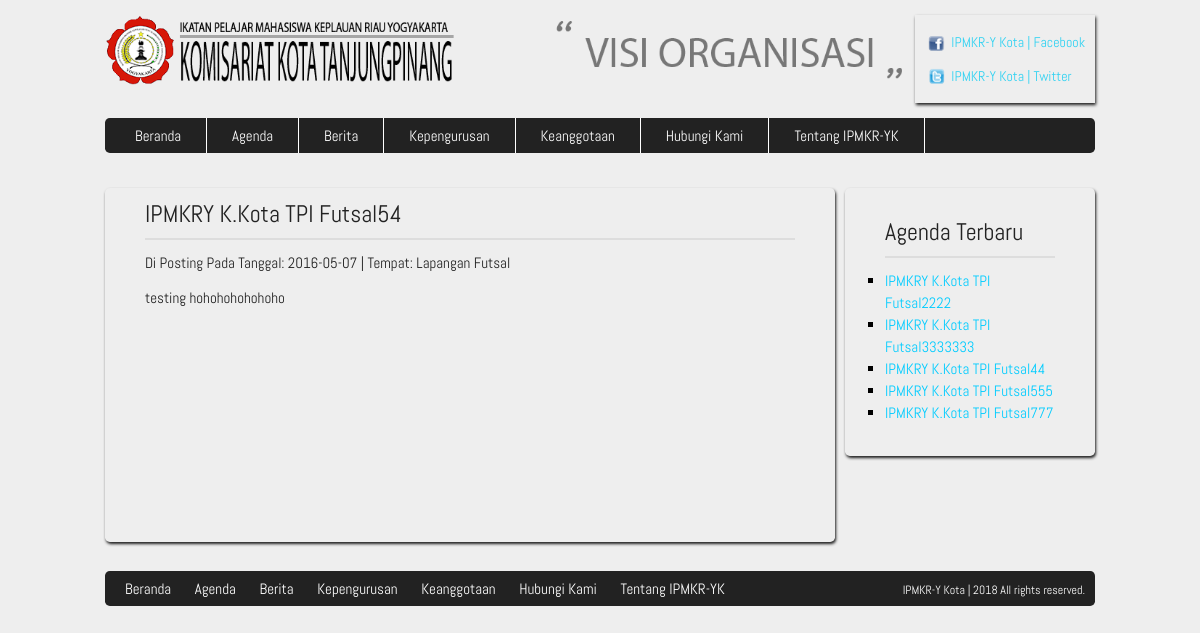
Page /agenda.php?id=54 on the committed database.
### tables this page shows
CREATE TABLE IF NOT EXISTS `artikel` (
  `id` int(11) NOT NULL,
  `id_category` int(11) NOT NULL,
  `judul` varchar(50) NOT NULL,
  `tgl_post` date NOT NULL,
  `lokasi` varchar(50) NOT NULL,
  `isi` text NOT NULL
);

### agenda.php (the view, shortened to what this page needs)
<!DOCTYPE HTML>
<html>
<head>
    <link href="css/style.css" rel="stylesheet" type="text/css" media="all" />
	<link type="text/css" rel="stylesheet" href="css/page_nav.css" />
</head>
<body>
 <?php include("front/include/navbar.php") ?>
 <div class="wrap">
    <div class="content">
        <div class="sidebar">
            <?php
            $query = mysql_query("select * from sm_agenda");
            ?>
            <h1>Agenda Terbaru</h1>
            <ul>
                <?php
                while($agenda = mysql_fetch_assoc($query)): ?>
                <li style="color:#000; font-size:15px;"><a href="agenda.php?id=<?php echo $agenda['id'] ?>"><?php echo $agenda['judul'] ?></a></li>
                <?php
                endwhile; ?>
            </ul>
        </div>
        <div class="b-box" style="min-height:350px; width:650px;">
		 <?php include("artikel_list.php");?>
		 </div>
    </div>
</div>
<?php include("front/include/footer.php") ?>
</body>
</html>

### css/style.css (style rules this page uses)
html, body, div, span, applet, object, iframe, h1, h2, h3, h4, h5, h6, p, blockquote, pre, a, abbr, acronym, address, big, cite, code, del, dfn, em, img, ins, kbd, q, s, samp, small, strike, strong, sub, sup, tt, var, b, u, i, center, dl, dt, dd, ol, ul, li, fieldset, form, label, legend, table, caption, tbody, tfoot, thead, tr, th, td, article, aside, canvas, details, embed, figure, figcaption, footer, header, hgroup, menu, nav, output, ruby, section, summary, time, mark, audio, video { margin: 0; padding: 0; border: 0; font-size: 100%; font: inherit; vertical-align: baseline; }
body { line-height: 1; }
ol, ul { list-style: square; }
a { text-decoration:none; }
body { background:#EEEEEE; font-family:'Abel-Regular', Helvetica, sans-serif; }
.wrap { width:990px; margin:0 auto; background:#EEEEEE; }
.content { margin:0 auto; }
.sidebar { width: 170px; float: right; padding:20px 40px; background:#EEEEEE; -webkit-box-shadow:1px 2px 3px #000; -moz-box-shadow:1px 2px 3px #111; box-shadow:1px 2px 3px #1d1d1d; -webkit-border-radius:.3em; -moz-border-radius:.3em; border-radius:.3em; }
.sidebar h1 { margin:0 0 12px 0; padding:12px 0; font-size:24px; color:#222222; border-bottom:2px solid #DDD; }
.b-box { width: 650px; position:relative; padding:2px 40px; background:#EEEEEE; -webkit-box-shadow:1px 2px 3px #000; -moz-box-shadow:1px 2px 3px #111; box-shadow:1px 2px 3px #1d1d1d; -webkit-border-radius:.3em; -moz-border-radius:.3em; border-radius:.3em; }
.content ul { margin:0 0 12px 0; }
.content li { color:#C4AC9E; font-size:12px; line-height:22px; }
.content a { color:#00CCFF; }

### rows in the picture
artikel: judul "IPMKRY K.Kota TPI Futsal2222"
artikel: judul "IPMKRY K.Kota TPI Futsal3333333"
artikel: judul "IPMKRY K.Kota TPI Futsal44"
artikel: judul "IPMKRY K.Kota TPI Futsal555"
artikel: judul "IPMKRY K.Kota TPI Futsal777"

### other values in the picture
$detail_artikel['judul'] "IPMKRY K.Kota TPI Futsal54"
$detail_artikel['tgl_post'] "2016-05-07"
$detail_artikel['lokasi'] "Lapangan Futsal"
$detail_artikel['isi'] "testing hohohohohohoho"
